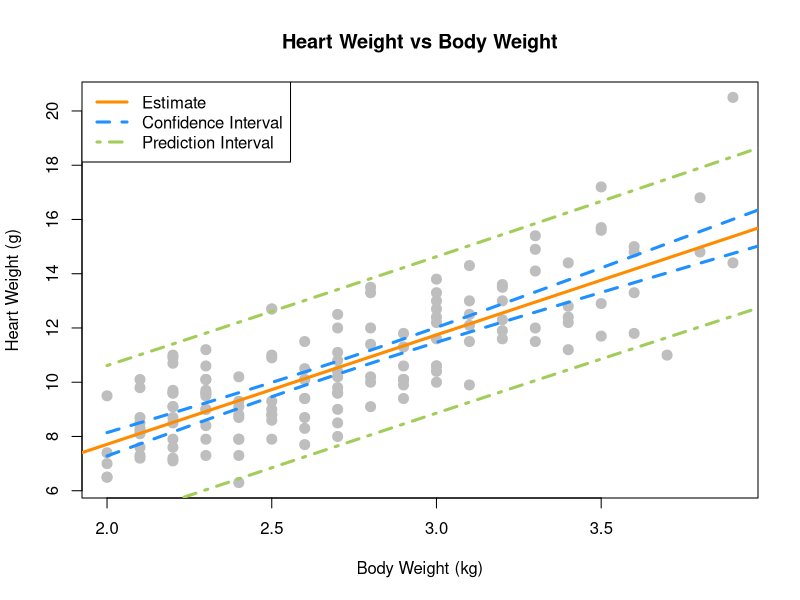
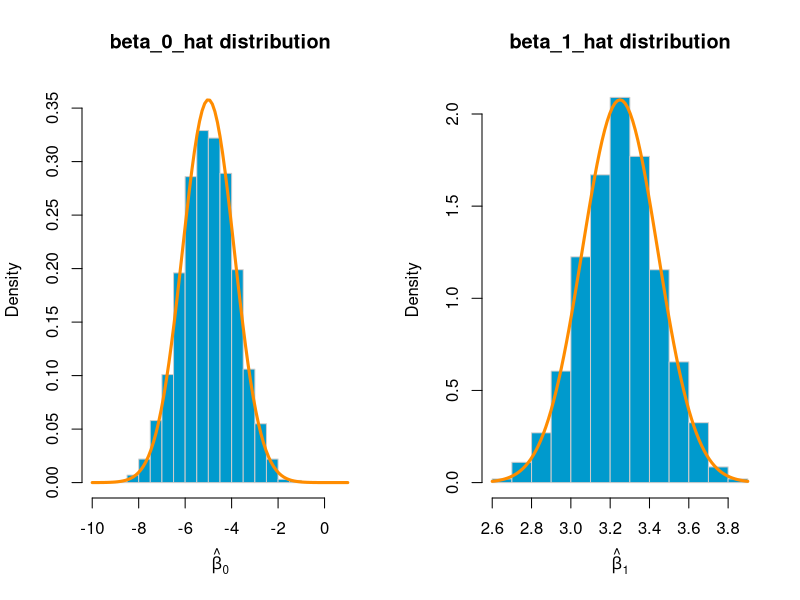

Reproduce these figures in R, in order.
## ---- chunk 1
fr <- function(nums, digits = 5) {
  format(round(nums, digits), nsmall = digits)
}
## ---- chunk 2
cats <- MASS::cats
cat_model <- lm(Hwt ~ Bwt, data = cats)

## ---- chunk 3
library(knitr)
library(kableExtra)

coef_cat <- summary(cat_model)$coefficients

get_coef_data <- function(coef) {
  data.frame(
    row.names = c("Beta_0_hat", "Beta_1_hat"),
    "Estimate" = c(coef[1, 1],
                    coef[2, 1]),
    "t value" = c(coef[1, 3],
                    coef[2, 3]),
    "p value" = c(formatC(coef[1, 4],format="e"),
                    formatC(coef[2, 4],format="e"))  
  )
}

gen_kable <- function(table_data, row_names = TRUE, caption = "") {
  kable(table_data, format = "html", row.names = row_names,
        caption = caption) %>%
    kable_styling(bootstrap_options = c("striped", "hover"),
                  full_width = F,
                  font_size = 14,
                  position = "center")
}
tdata <- get_coef_data(coef_cat)
gen_kable(tdata, caption = "Coefficients for Linear Model on MASS::cats dataset.")
## ---- chunk 4
stat_decide <- function(p_value, alpha = 0.01) {
  ifelse(p_value < alpha, "Reject the Null Hypothesis", "FTR the Null Hypothesis")
}
(beta_10_decision <- stat_decide(coef_cat[2, 4], alpha = 0.05))
## ---- chunk 5
(beta_1_interval <- confint(cat_model, parm = "Bwt", level = 0.95))
## ---- chunk 6
(beta_0_interval <- confint(cat_model, parm = "(Intercept)", level = 0.9))
## ---- chunk 7
(conf_interval <- predict(cat_model, newdata = data.frame(Bwt = c(2.1, 2.8)),
        interval = c("confidence"), level = 0.9))

mean_cats <- c(mean(cats$Bwt), mean(cats$Hwt))
len_interval_21 <- conf_interval[1, 3] - conf_interval[1, 2]
len_interval_28 <- conf_interval[2, 3] - conf_interval[2, 2]
## ---- chunk 8
(pred_interval <- predict(cat_model, newdata = data.frame(Bwt = c(2.8, 4.2)),
        interval = c("prediction"), level = 0.9))

pred_table <- data.frame(
  row.names = c("Beta_0_hat", "Beta_1_hat"),
  "Body Weight" = c(2.8,
                  4.2),
  "Predicted Hwt" = c(pred_interval[1, 1],
                  pred_interval[2, 1]),
  "Lower Bound" = c(pred_interval[1, 2],
                  pred_interval[2, 2]), 
  "Upper Bound" = c(pred_interval[1, 3],
                  pred_interval[2, 3])   
)


gen_kable(pred_table, caption = "90% Prediction Intervals")
## ---- chunk 9
bwt_seq <- seq(min(cats$Bwt), min(cats$Hwt), 0.02)

conf_interval_seq <- predict(cat_model, newdata = data.frame(Bwt = bwt_seq),
        interval = c("confidence"), level = 0.95)

pred_interval_seq <- predict(cat_model, newdata = data.frame(Bwt = bwt_seq),
        interval = c("prediction"), level = 0.95)

#dev.new(width=400, height=300, unit="pixels")

plot(Hwt ~ Bwt, data = cats,
     xlab = "Body Weight (kg)",
     ylab = "Heart Weight (g)",
     main = "Heart Weight vs Body Weight",
     pch = 20,
     cex = 2,
     col = "grey"
     #ylim = c(min(pred_interval_seq), max(pred_interval_seq))
)
abline(cat_model, lwd = 3, col = "darkorange")

lines(bwt_seq, conf_interval_seq[, "lwr"], col = "dodgerblue", lwd = 3, lty = 2)
lines(bwt_seq, conf_interval_seq[, "upr"], col = "dodgerblue", lwd = 3, lty = 2)

lines(bwt_seq, pred_interval_seq[, "lwr"], col = "darkolivegreen3", lwd = 3, lty = 4)
lines(bwt_seq, pred_interval_seq[, "upr"], col = "darkolivegreen3", lwd = 3, lty = 4)

legend("topleft", c("Estimate", "Confidence Interval", "Prediction Interval"), 
       lty = c(1, 2, 4),
       lwd = 3,
       col = c("darkorange", "dodgerblue", "darkolivegreen3"))
## ---- chunk 10
# Since beta_1 for the Null Hyp is not 0, I calculated t and p values using the formulas directly.
beta_1_hat <- cat_model$coefficients[2]
Sxx <- sum((cats$Bwt - mean(cats$Bwt)) ^ 2)
s_e <- summary(cat_model)$sigma
beta_1_hat_t <- (beta_1_hat - 4) / (s_e / sqrt(Sxx))

p_value <- 2 * pt(abs(beta_1_hat_t), df = nrow(cats) - 2, lower.tail = FALSE)

data_Q1g <- data.frame(
  row.names = c("Beta_1_hat"),
  "Estimate" = beta_1_hat,
  "t value" = beta_1_hat_t,
  "p value" = p_value
)

gen_kable(data_Q1g, caption = "Coefficients for beta_1_hat")
## ---- chunk 11
(beta_14_decision <- stat_decide(p_value, alpha = 0.05))
## ---- chunk 12
data(Ozone, package = "mlbench")
Ozone = Ozone[, c(4, 6, 7, 8)]
colnames(Ozone) = c("ozone", "wind", "humidity", "temp")
Ozone = Ozone[complete.cases(Ozone), ]
## ---- chunk 13
ozone_wind_model <- lm(ozone ~ wind, data = Ozone)
ozone_wind_coef <- coef(summary(ozone_wind_model))

tdata <- get_coef_data(ozone_wind_coef)
gen_kable(tdata, caption = "Coefficients for Model on ozone ~ wind.")

## ---- chunk 14
(beta_10_decision <- stat_decide(ozone_wind_coef[2, 4], alpha = 0.01))
## ---- chunk 15
ozone_temp_model <- lm(ozone ~ temp, data = Ozone)
ozone_temp_coef <- coef(summary(ozone_temp_model))

tdata <- get_coef_data(ozone_temp_coef)
gen_kable(tdata, caption = "Coefficients for Model on ozone ~ temp")

## ---- chunk 16
(beta_10_decision <- stat_decide(ozone_temp_coef[2, 4], alpha = 0.01))
## ---- chunk 17
birthday = 19820426
set.seed(birthday)
n = 50
x = seq(0, 10, length = n)
## ---- chunk 18
sim_slr <- function(x, beta_0, beta_1, sigma = 1) {
  n <- length(x)
  epsilon <- rnorm(n = n, mean = 0, sd = sigma)
  y <- beta_0 + beta_1 * x + epsilon
  data.frame(predictor = x, response = y)
}

loop_simulation <- function (x_vals, beta_0, beta_1, num_simulations = 1500, sigma = 1) {
  beta_1_hats <- rep(0, num_simulations)
  beta_0_hats <- rep(0, num_simulations)
  # Standard Errors for each beta_1_hat
  beta_1_hats_se <- rep(0, num_simulations)
  for (i in 1:num_simulations) {
    sim_data <- sim_slr(x = x_vals, beta_0 = beta_0, beta_1 = beta_1, sigma = sigma)
    sim_model <- lm(response ~ predictor, data = sim_data)
    beta_0_hats[i] <- sim_model$coefficients[1]
    beta_1_hats[i] <- sim_model$coefficients[2]
    beta_1_hats_se[i] <- summary(sim_model)$coefficients[2, 2]
  }
  list(
    beta_0_hats = beta_0_hats,
    beta_1_hats = beta_1_hats,
    beta_1_hats_se = beta_1_hats_se
    )
}

beta_hats <- loop_simulation(x, -5, 3.25, num_simulations = 2000, sigma = 4)
## ---- chunk 19
# model parameters
beta_0 <- -5
beta_1 <- 3.25
sigma <- 4

# true values
Sxx <- sum((x - mean(x)) ^ 2)
var_beta_1_hat <- sigma ^ 2 / Sxx
var_beta_0_hat <- sigma ^ 2 * (1/n + mean(x) ^ 2 / Sxx)

data_Q3b <- data.frame(
  row.names = c("Expected (true mean)", "Mean from simulation", "Expected SD", "SD from simulation"),
  "beta_0_hat" = c(fr(beta_0, 2), fr(mean(beta_hats$beta_0_hats)), 
                   fr(sqrt(var_beta_0_hat)), fr(sd(beta_hats$beta_0_hats))),
  "beta_1_hat" = c(fr(beta_1, 2), fr(mean(beta_hats$beta_1_hats)), 
                   fr(sqrt(var_beta_1_hat)), fr(sd(beta_hats$beta_1_hats)))
)

gen_kable(data_Q3b, caption = "True values vs Simulation values")

## ---- chunk 20

par(mfrow=c(1, 2))
hist(beta_hats$beta_0_hats,
     xlab   = expression(hat(beta)[0]),
     main   = "beta_0_hat distribution",
     col  = "deepskyblue3",
     border = "gray80",
     breaks = 15,
     prob = TRUE,
     ylim = c(0, 0.36),
     xlim = c(-10, 1)
     )
curve(dnorm(x, mean = beta_0, sd = sqrt(var_beta_0_hat)),
      col = "darkorange", add = TRUE, lwd = 3)

hist(beta_hats$beta_1_hats,
     xlab   = expression(hat(beta)[1]),
     main   = "beta_1_hat distribution",
     col  = "deepskyblue3",
     border = "gray80",
     prob = TRUE
     )
curve(dnorm(x, mean = beta_1, sd = sqrt(var_beta_1_hat)),
      col = "darkorange", add = TRUE, lwd = 3)
## ---- chunk 21
birthday = 19820426
set.seed(birthday)
n = 25
x = seq(0, 2.5, length = n)
## ---- chunk 22
# model parameters
beta_0 <- 5
beta_1 <- 2
sigma <- 3

sim_stats <- loop_simulation(x, beta_0, beta_1, num_simulations = 2500, sigma = sigma)
## ---- chunk 23
crit <- qt(0.025, df = n - 2, lower.tail = FALSE)
margin <- crit * sim_stats$beta_1_hats_se
lower_95 <- sim_stats$beta_1_hats - margin
upper_95 <- sim_stats$beta_1_hats + margin

# Let's take a look to some
lower_95[1:10]
upper_95[1:10]
## ---- chunk 24
len <- length(lower_95)
beta_1_in_count <- sum(beta_1 > lower_95 & beta_1 < upper_95)
(proportion <- beta_1_in_count / len)
## ---- chunk 25
beta_10_out_count <- len - sum(0 > lower_95 & 0 < upper_95)
(proportion_0 <- beta_10_out_count / len)
## ---- chunk 26
crit <- qt(0.005, df = n - 2, lower.tail = FALSE)
margin <- crit * sim_stats$beta_1_hats_se
lower_99 <- sim_stats$beta_1_hats - margin
upper_99 <- sim_stats$beta_1_hats + margin

# Let's take a look to some
lower_99[1:10]
upper_99[1:10]
## ---- chunk 27
len <- length(lower_99)
beta_1_in_count <- sum(beta_1 > lower_99 & beta_1 < upper_99)
(proportion <- beta_1_in_count / len)
## ---- chunk 28
beta_10_out_count <- len - sum(0 > lower_99 & 0 < upper_99)
(proportion_0 <- beta_10_out_count / len)
## ---- chunk 29
calc_pred_int <- function(model, newdata, level = 0.95) {
  estimate <- predict(model, newdata = newdata)
  n <- length(model$fitted.values)
  crit <- qt((1 - level) / 2, df = model$df.residual, lower.tail = FALSE)
  
  x_mean <- mean(model$model[, names(newdata)])
  Sxx <- sum((model$model[, names(newdata)] - x_mean) ^ 2)
  
  s_e <- summary(model)$sigma
  s_err <- s_e * sqrt(1 + 1/n + ((newdata[, 1] - x_mean)^2) / Sxx)
  
  margin <- crit * s_err
  lower <- estimate - margin
  upper <- estimate + margin
  
  pred_int <- c(estimate, lower, upper)
  names(pred_int) <- c("estimate", "lower", "upper")
  
  pred_int
}
## ---- chunk 30
newcat_1 = data.frame(Bwt = 4.0)
calc_pred_int(cat_model, newcat_1)
